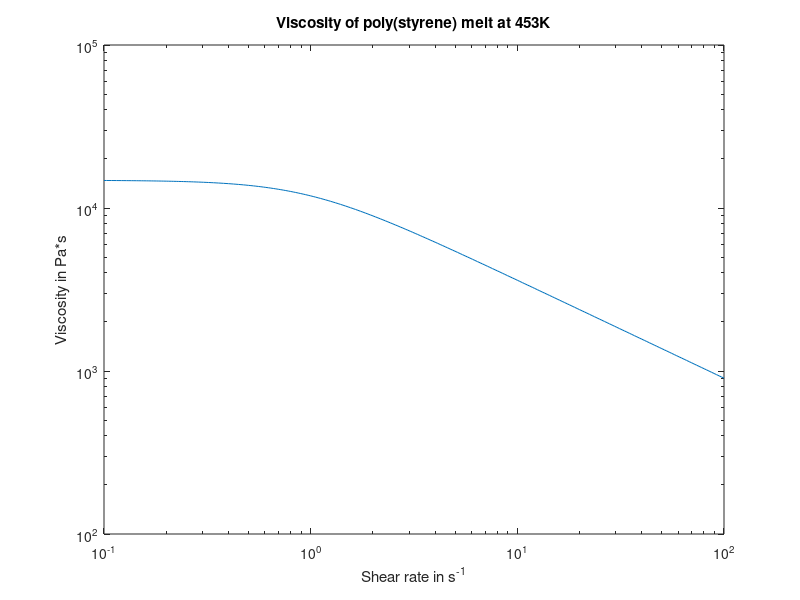

Write the MATLAB code that produced this figure. (Note: this script raises an error after producing the figure.)
% polymer_flow_1D.m
% This MATLAB program uses finite differences
% to model the flow rate of a poly(styrene)
% melt between two parallel flat plates,
% using the Carreau-Yasuda model of a shear
% thinning fluid.
% This version uses one-sided approximations
% for the first-derivatives to avoid oscillations
% and provides a sparsity pattern to fsolve to
% speed up Jacobian calculations.
% K.J. Beers. MIT ChE. 2/17/2005

function iflag_main = polymer_flow_1D();
iflag_main = 0;

% set the fluid parameters of poly(styrene)
% melt at 453K and plot predicted shear-rate
% dependent viscosity
Fluid.eta_0 = 1.48e4;  % in Pa*s
Fluid.eta_inf = 0;
Fluid.lambda = 1.04; % in s
Fluid.a = 2;
Fluid.n = 0.398;

% Ask the user to input the problem
% specifications
Sys.B = input(...
    'Enter distance in m between plates : ');

% Ask the user for a target mid-point velocity.
% Then, for reference, the pressure gradient
% necessary to achieve this velocity, neglecting
% shear-thinning effects, is printed to the screen.
v_tar = input(...
    'Enter target mid-point velocity in m/s : ');
dP_dx_tar = -8*Fluid.eta_0*v_tar/Sys.B/Sys.B;
disp(' ');
disp(...
    'Neglecting shear-thinning effects, the dP_dx');
disp(['necessary to achieve this velocity is : ', ...
    num2str(dP_dx_tar)]);
disp(' ');
% Then, compute approximate Reynolds' # to check
% for whether these flow conditions are at all
% consistent with laminar flow
Re_tar = 1000*v_tar*Sys.B/Fluid.eta_0;
disp(['approx. target Reynolds number : ', ...
    num2str(Re_tar)]);
disp(' ');
Sys.dP_dx = input(...
    'Enter dynamic pressure gradient in Pa/m : ');

% ask user to input grid parameters
Grid.N = input(...
    'Enter number of grid points : ');
% generate the grid data
Grid.dy = Sys.B/(Grid.N + 1);
Grid.y = linspace(Grid.dy,Sys.B-Grid.dy,Grid.N);

% Make plot of shear-dependent viscosity
gammaDotVals = logspace(-1,2,250);
viscVals = calc_viscosity(gammaDotVals,Fluid);
figure;  loglog(gammaDotVals,viscVals);
xlabel('Shear rate in s^{-1}');
ylabel('Viscosity in Pa*s');
title('Viscosity of poly(styrene) melt at 453K');

% make initial guess based on velocity profile
% of Newtonian fluid with the zero shear-rate
% viscosity.
v_0 = 1/2/Fluid.eta_0*Sys.dP_dx.* ...
    (Grid.y.*(Grid.y - Sys.B));

% generate matrix showing sparsity
% pattern of the Jacobian
Jac_S = Jac_pattern(Grid);

% set solver parameters
Options = optimset('LargeScale','off', ...
    'JacobPattern', Jac_S);
% call fsolve
[v, f] = fsolve(@calc_f, v_0, Options, ...
    Sys, Fluid, Grid);

% check infinity norm of solution vector
f_norm = norm(f,inf);
disp(['function infinity norm = ', ...
    num2str(f_norm)]);

% compute for the solution the shear rate
% and viscosity at each grid point
gamma_dot = calc_gamma_dot(v, Grid);
eta = calc_viscosity(gamma_dot, Fluid);
shear_stress = Sys.dP_dx.*(Grid.y - Sys.B/2);

% compute local Reynolds' numbers and return
% max. value as check on validity of
% laminar flow calculations
Re = 1000.*(v.^2)./eta./gamma_dot;
Re_max = max(Re);
disp(['max. local Reynolds number = ', ...
    num2str(Re_max)]);

% plot the results
figure;  subplot(2,2,1);  plot(v,Grid.y);
hold on;  plot(v_0, Grid.y, '-.');
xlabel('v_x(y) (m/s)');   ylabel('y (m)');
title('1-D laminar flow of PS melt at 453K');
subplot(2,2,2);  plot(shear_stress, Grid.y);
xlabel('\tau_{yx} (Pa)');  ylabel('y (m)');
subplot(2,2,3);  plot(gamma_dot, Grid.y);
xlabel('shear rate (s^{-1})');  ylabel('y (m)');
subplot(2,2,4);  plot(eta, Grid.y);
xlabel('viscosity (Pa*s)');  ylabel('y (m)');

% save results in .mat file
save polymer_flow_1D_results.mat;

iflag_main = 1;
return;


% ====================
% This routine estimates the shear-rate dependent
% viscosity of a fluid using the Carreau-Yasuda
% model.
function visc = calc_viscosity(gamma_dot,Fluid);

var1 = 1 + (Fluid.lambda.*gamma_dot).^Fluid.a;
var2 = var1.^((Fluid.n - 1)/Fluid.a);

visc = Fluid.eta_inf + ...
    (Fluid.eta_0 - Fluid.eta_inf).*var2;
return;

% ====================
% This routine returns a sparse matrix showing
% the locations of the non-zero elements in
% the Jacobian
function Jac_S = Jac_pattern(Grid);

Jac_S = spalloc(Grid.N,Grid.N,2*Grid.N);
for k=1:Grid.N
    Jac_S(k,k) = 1;
    if(k > 1)
        Jac_S(k,k-1) = 1;
    end
end

return;

% ====================
% This routine returns the vector of function
% values for the set of nonlinear algebraic equations.
function f = calc_f(v, Sys, Fluid, Grid);

f = zeros(Grid.N,1);
Jac = zeros(Grid.N,Grid.N);

% compute shear rates at each grid point
gamma_dot = calc_gamma_dot(v, Grid);

% compute viscosities at each grid point
eta = calc_viscosity(gamma_dot, Fluid);

var1 = 1/Grid.dy;
% compute function values
f(1) = eta(1)*v(1)*var1 ...
    - Sys.dP_dx*(Grid.y(1) - Sys.B/2);
for k=2:Grid.N
    f(k) = eta(k)*(v(k)-v(k-1))*var1 ...
        - Sys.dP_dx*(Grid.y(k) - Sys.B/2);
end

return;


% ====================
% This routine estimates the shear rates
% at each grid point.
function gamma_dot = calc_gamma_dot(v, Grid);

gamma_dot = zeros(size(v));
gamma_dot(1) = v(1);
for k=2:Grid.N
    gamma_dot(k) = v(k) - v(k-1);
end
gamma_dot = gamma_dot.*(1/Grid.dy);
gamma_dot = abs(gamma_dot);

return;

